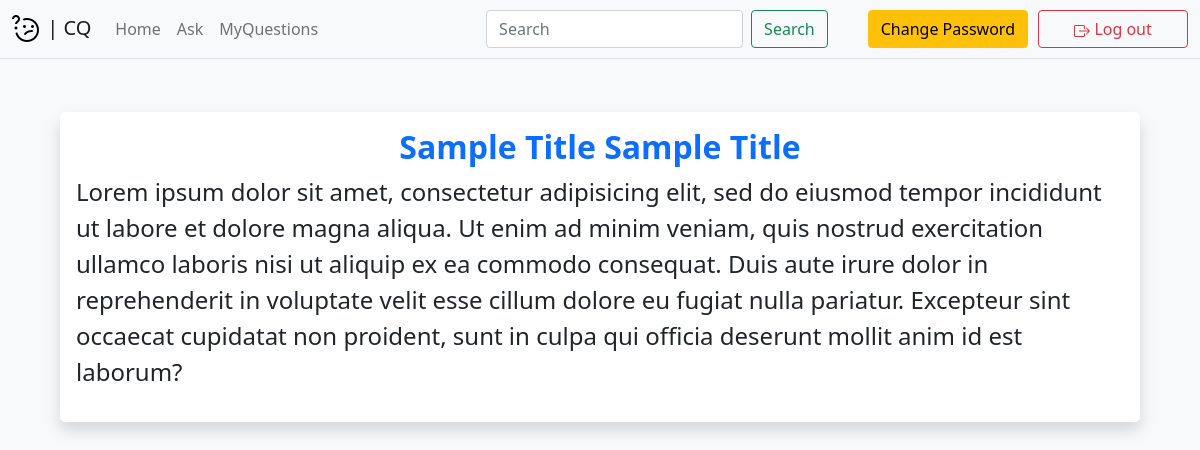
/myquestions (signed in), run on an earlier commit of the app's database.
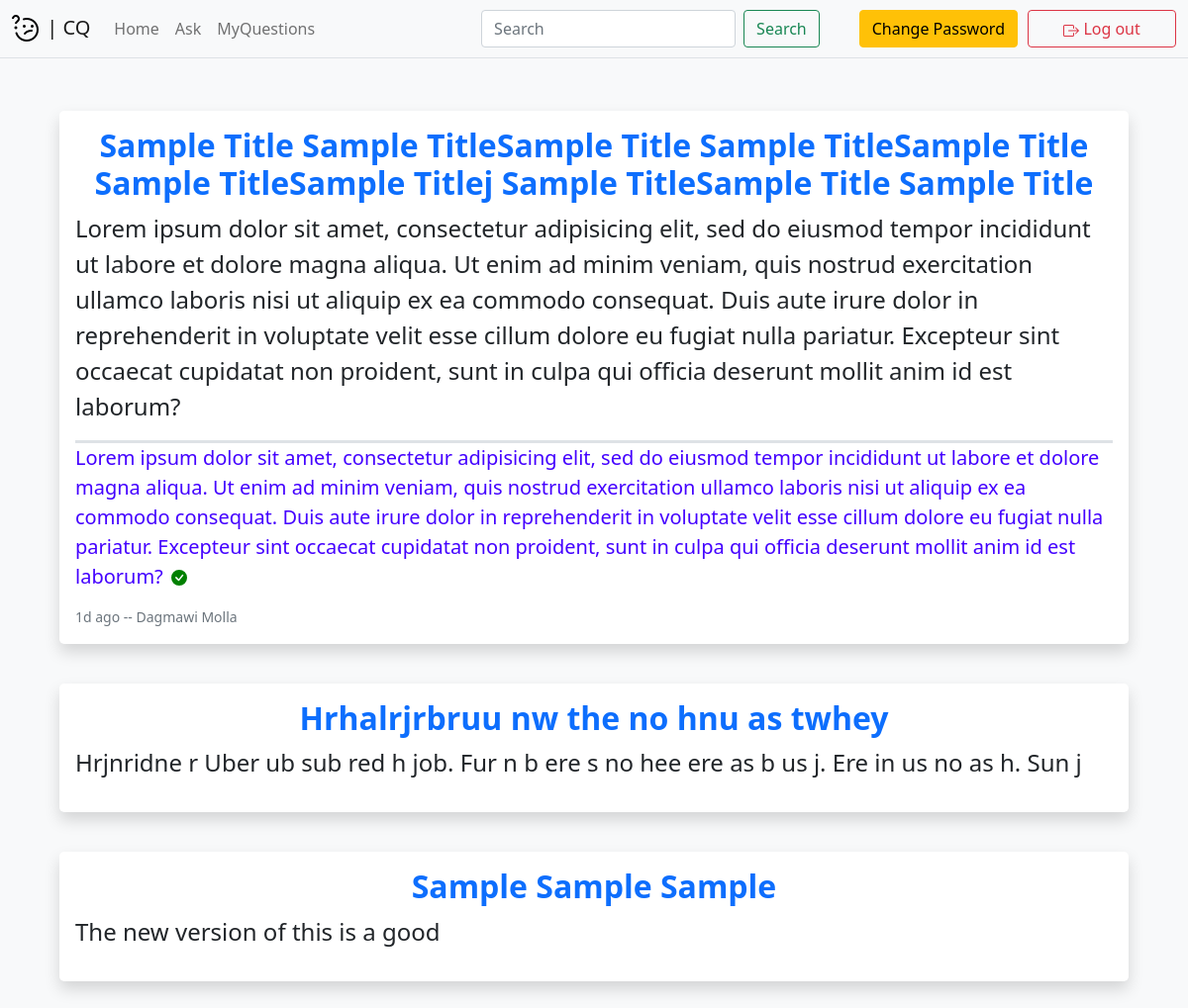
And on a later commit of the database.
### myproject/models.py (models this page shows, shortened)
class Question(db.Model):
    __tablename__ = 'questions'
    id = db.Column(db.Integer, primary_key=True)
    question = db.Column(db.Text)
    title = db.Column(db.Text)
    asked_by = db.Column(db.Integer)
    answered_by = db.Column(db.Integer)
    answer = db.Column(db.Text)
    time_asked = db.Column(db.DateTime)
    time_answered = db.Column(db.DateTime)
    resolved = db.Column(db.Boolean)

class User(db.Model, UserMixin):
    __tablename__ = 'users'
    id = db.Column(db.Integer, primary_key=True)
    fname = db.Column(db.Text)
    lname = db.Column(db.Text)
    email = db.Column(db.Text, unique=True)
    password = db.Column(db.Text)
    role = db.Column(db.Text)
    @staticmethod
    def name(id):
        user = User.query.get(id)
        return f"{user.fname} {user.lname}"

### app.py (the view, shortened to what this page needs)
@app.route('/myquestions', methods=['GET', 'POST'])
@login_required
def myquestions():
    myquestions = Question.query.filter_by(asked_by=current_user.id)
    return render_template('myquestions.html', myquestions=myquestions, User=User, delta=delta)

### app.py (called while the page is built, shortened)
def delta(date):
    diff = datetime.now() - date
    if diff.days:
        if diff.days < 31:
            return f"{diff.days}d ago"
        else:
            return f"{diff.days//30}m ago"

### myproject/models.py (called while the page is built)
@login_manager.user_loader
def load_user(user_id):
    return User.query.get(user_id)

### myproject/templates/myquestions.html (shortened to what this page needs)
{% extends "base.html" %}
{% block content %}
{% for question in myquestions %}
    <div class="shadow bg-white p-3 mb-0 rounded-3" style="margin-top: 40px;">
        <div class="container-fluid" style="padding: 0px;">
            <h3 class="title fw-bold text-break text-center">
                <a href="{{ url_for('edit', id=question.id) }}" class="text-decoration-none">{{ question.title }}</a>
            </h3>
            <p class="question text-break text-justify">{{ question.question }}</p>
            {% if question.answer %}
                <div class="answer border-top border-3  text-break text-justify">{{ question.answer }}
                    <form method="POST" style="display: inline;">
                        {% if question.resolved %}
                            <button class="resolve" type="submit" name="unresolve" value="{{ question.id }}">
                            </button>
                        {% endif %}
                    </form>
                </div>
                <small class="text-muted">{{ delta(question.time_answered) }} -- {{ User.name(question.answered_by) }}</small>
            {% endif %}
        </div>
    </div>
{% endfor %}
{% endblock %}

### myproject/templates/base.html (shortened to what this page needs)
<!DOCTYPE html>
<html lang="en" dir="ltr">
    <head>
        <link rel="stylesheet" type="text/css" href="../static/main.css">
        <link href="https://cdn.jsdelivr.net/npm/bootstrap@5.0.1/dist/css/bootstrap.min.css" rel="stylesheet">
    </head>
    <body class="bg-light">
        <nav class="navbar navbar-expand-lg navbar-light bg-light fixed-top border-bottom" id="mainNav">
            <div class="container-fluid">
            <a class="navbar-brand" href="#">
                <img src="../static/puzzled-dark.png" alt=""> | CQ
            </a>
            <div class="collapse navbar-collapse" id="navbarTogglerDemo02">
                <ul class="navbar-nav me-auto mb-2 mb-lg-0">
                    <li class="nav-item">
                        <a class="nav-link" aria-current="page" href="{{ url_for('home') }}">Home</a>
                    </li>
                    <li class="nav-item">
                        <a class="nav-link" href="{{ url_for('ask') }}">Ask</a>
                    </li>
                    <li class="nav-item">
                        <a class="nav-link" href="{{ url_for('myquestions') }}">MyQuestions</a>
                    </li>
                </ul>
                {% if current_user.is_authenticated %}
                    <form class="d-flex">
                        <input class="form-control me-2" type="search" placeholder="Search" aria-label="Search">
                        <button class="btn btn-outline-success" type="submit" style="margin-right: 30px;">Search</button>
                    </form>
                    <ul class="nav navbar-nav my-2 my-lg-0">
                        <a href="{{ url_for('change_password') }}">
                            <button type="button" class="btn btn-warning" style="margin-left: 10px;">
                            Change Password
                            </button>
                        </a>
                        <a href="{{ url_for('logout') }}">
                            <button type="button" class="btn btn-outline-danger" style="margin-left: 10px; width: 150px;">
                            Log out
                            </button>
                        </a>
                    </ul>
                {% endif %}
            </div>
        </nav>
        <br>
        <div class="container-fluid">
            <div class="jumbo">
                {% block content %}
                {% endblock %}
            </div>
        </div>
    </body>
</html>

### myproject/static/main.css (style rules this page uses)
.resolve { background-color: transparent; border: none; padding: 3px; padding-top: 0px; margin-bottom: 10px; margin-top: -3px; }
@media (min-width: 768px) { .title { font-size: 2rem !important; } }
@media (min-width: 768px) { .question { font-size: 1.5rem !important; } }
@media (min-width: 768px) { .answer { color: rgb(68, 0, 255); font-size: 1.25rem; } }
@media (min-width: 768px) { .jumbo { padding: 3rem !important; } }

What changed in the data, as far as the page shows it:
changed Question: title "Sample Title Sample Title" → "Sample Title Sample TitleSample Title Sample TitleSample Title Sample TitleSample Titlej Sample TitleSample Title Sample Title"; answer (not shown) → "Lorem ipsum dolor sit amet, consectetur adipisicing elit, sed do eiusmod tempor incididunt ut labore et dolore magna aliqua. Ut enim ad minim veniam, quis nostrud exercitation ullamco laboris nisi ut aliquip ex ea commodo consequat. Duis aute irure dolor in reprehenderit in voluptate velit esse cillum dolore eu fugiat nulla pariatur. Excepteur sint occaecat cupidatat non proident, sunt in culpa qui officia deserunt mollit anim id est laborum?"; time_answered (not shown) → "1d ago"; name (not shown) → "Dagmawi Molla"
added Question: title "Hrhalrjrbruu nw the no hnu as twhey", question "Hrjnridne r Uber ub sub red h job. Fur n b ere s no hee ere as b us j. Ere in us no as h. Sun j"
added Question: title "Sample Sample Sample", question "The new version of this is a good"
